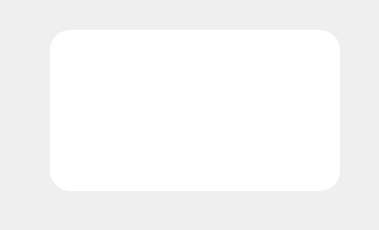
<?xml version="1.0" encoding="UTF-8"?>
<ui version="4.0">
 <class>Ventana_Cargando</class>
 <widget class="QWidget" name="Ventana_Cargando">
  <property name="geometry">
   <rect>
    <x>0</x>
    <y>0</y>
    <width>379</width>
    <height>230</height>
   </rect>
  </property>
  <property name="windowTitle">
   <string>Form</string>
  </property>
  <property name="styleSheet">
   <string notr="true">#contenedor{
	background-color: rgb(255, 255, 255);
border-radius:20px;
}
#etiqueta_logo_cargando{
	image: url(:/Icons/IconosSVG/logo_devrous.png);
}</string>
  </property>
  <widget class="QFrame" name="contenedor">
   <property name="geometry">
    <rect>
     <x>50</x>
     <y>30</y>
     <width>290</width>
     <height>161</height>
    </rect>
   </property>
   <property name="frameShape">
    <enum>QFrame::StyledPanel</enum>
   </property>
   <property name="frameShadow">
    <enum>QFrame::Raised</enum>
   </property>
   <widget class="QLabel" name="etiqueta_logo_cargando">
    <property name="geometry">
     <rect>
      <x>70</x>
      <y>0</y>
      <width>161</width>
      <height>101</height>
     </rect>
    </property>
    <property name="text">
     <string/>
    </property>
   </widget>
   <widget class="QLabel" name="etiqueta_spiner">
    <property name="geometry">
     <rect>
      <x>114</x>
      <y>80</y>
      <width>71</width>
      <height>61</height>
     </rect>
    </property>
    <property name="font">
     <font>
      <pointsize>11</pointsize>
     </font>
    </property>
    <property name="text">
     <string/>
    </property>
    <property name="textFormat">
     <enum>Qt::AutoText</enum>
    </property>
    <property name="scaledContents">
     <bool>true</bool>
    </property>
    <property name="alignment">
     <set>Qt::AlignCenter</set>
    </property>
    <property name="wordWrap">
     <bool>false</bool>
    </property>
   </widget>
  </widget>
 </widget>
 <resources>
  <include location="../../Source/iconsdvg.qrc"/>
  <include location="../../Source/iconosSVG.qrc"/>
  <include location="../../Source/gifs.qrc"/>
 </resources>
 <connections/>
</ui>
